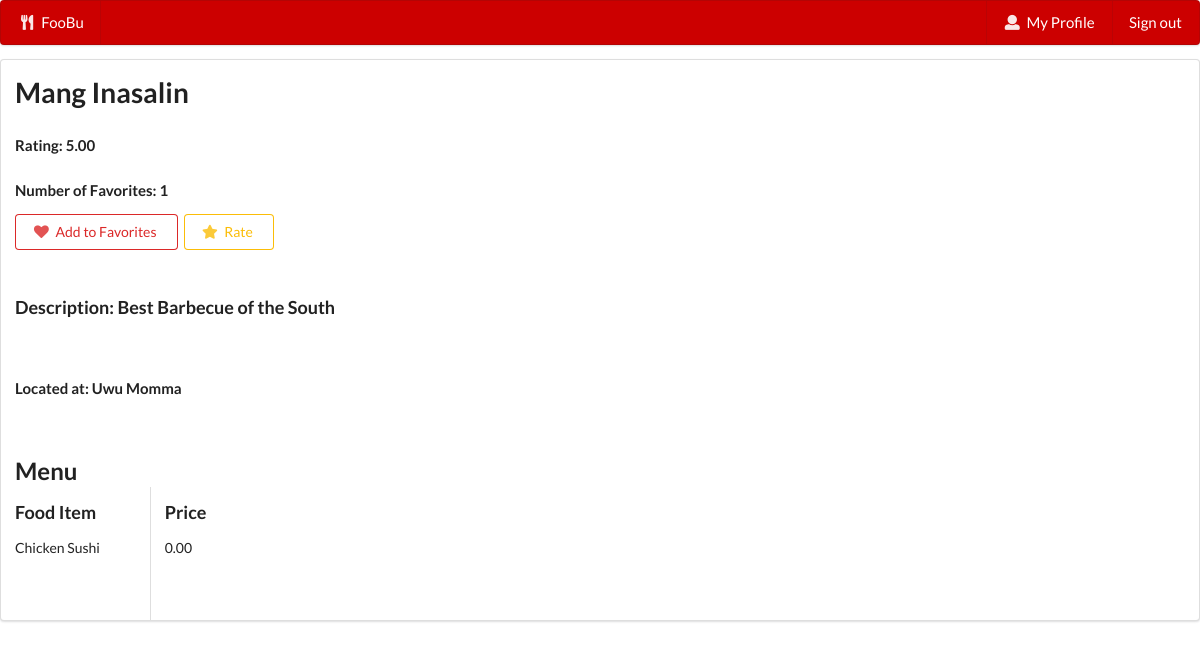
Page /foobu/est-2/ (signed in) on the committed database.
### food/models.py (models this page shows, shortened)
class Establishment(models.Model):
    id = models.AutoField(primary_key=True)
    owner = models.ForeignKey(RegisteredUser,blank=False,on_delete=models.CASCADE)
    name = models.TextField(blank=True)
    desc = models.TextField(blank=True)
    area = models.TextField(blank=True)
    street = models.TextField(blank=True)

class FoodItem(models.Model):
    id = models.AutoField(primary_key=True)
    name = models.TextField(blank=True)
    price = models.DecimalField(decimal_places=2,max_digits=10)
    est = models.ForeignKey(Establishment, blank=False, null=False, on_delete=models.CASCADE)

### food/views.py (the view)
# urls.py: path('est-<int:est_id>/', views.establishment, name="establishment"),
@login_required
def establishment(request,est_id):
    x = Establishment.objects.filter(id=est_id)[0]
    location = x.street + " " + x.area
    user = request.user
    is_owner = RegisteredUser.objects.filter(user=user)[0].is_owner
    owns = (user == x.owner.user)
    reg_user = RegisteredUser.objects.filter(user=user)
    rated = Rates.objects.filter(cus=reg_user[0], est=x).exists()
    faved = Favorites.objects.filter(cus=reg_user[0], est=x).exists()
    raters = len(Rates.objects.filter(est=x))
    rate = 0
    if raters !=0:
        for i in Rates.objects.filter(est=x):
            rate = rate + i.rating
        rate = rate/raters
    favs = len(Favorites.objects.filter(est=x))
    fooditems = FoodItem.objects.filter(est=x)
    return render(request,'food/establishment.html', {'est':x, 'loc':location, 'owner':is_owner, 'favorite':favs, 'rate':rate, 'fooditems':fooditems, 'owns':owns, 'rated':rated, 'faved':faved})

### food/templates/food/establishment.html (shortened to what this page needs)
{% extends "food/base.html" %}
{% block content %}
    <div class = "ui segment">
        <div class = "row">
            <h1>{{est.name}}</h1>
            {% if not owner%}
                <h4 style="border-color: gold">Rating: {{rate}}</h4>
                <h4 style="border-color: red">Number of Favorites: {{favorite}}</h4>
                {% if not faved %}
                    <a class = "ui red basic button" href="{% url 'favorite' est_id=est.id %}"><i class = "heart icon"></i>Add to Favorites</a>
                {% else %}
                    <a class = "ui red button" href="{% url 'favorite' est_id=est.id %}"><i class = "heart icon"></i>Favorite</a>
                {% endif %}
                {% if not rated %}
                    <a class = "ui yellow basic button" href="{% url 'addrating' est_id=est.id %}"><i class = "star icon"></i>Rate</a>
                {% else %}
                    <a class = "ui yellow button" href="{% url 'updaterating' est_id=est.id %}"><i class = "edit icon"></i>Change Rating</a>
                    <a class = "ui yellow button" href="{% url 'deleterating' est_id=est.id %}"><i class = "delete icon"></i>Delete Rating</a>
                {% endif %}
            {% endif %}
        </div>
        <br>
        <h3>Description: {{est.desc}}</h3>
        <br>
        <h4>Located at: {{loc}}</h4>
        <br>
        <h2>Menu
        </h2>
        <div class = "container">
            <div class = "ui two column divided grid">
                <div class = "two wide column">
                    <h3>Food Item</h3>
                    {% if fooditems %}
                        {% for item in fooditems%}
                            <p>{{ item.name }}</p>
                            <pre><br></pre>
                        {% endfor %}
                    {% else %}
                        <p> No Items Sold</p>
                    {% endif %}
                </div>
                <div class = "two wide column">
                    <h3>Price</h3>
                    {% if fooditems %}
                        {% for item in fooditems%}
                            {{ item.price }}
                            <pre><br></pre>
                        {% endfor %}
                    {% endif %}
                </div>
            </div>
        </div>
{% endblock %}

### rows in the picture
Establishment: name "Mang Inasalin", desc "Best Barbecue of the South"
FoodItem: name "Chicken Sushi", price "0.00"

### other values in the picture
{{ rate }} "5.00"
{{ favorite }} "1"
{{ loc }} "Uwu Momma"
